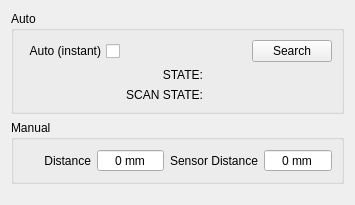
<?xml version="1.0" encoding="UTF-8"?>
<ui version="4.0">
 <class>Focus</class>
 <widget class="QWidget" name="Focus">
  <property name="geometry">
   <rect>
    <x>0</x>
    <y>0</y>
    <width>355</width>
    <height>205</height>
   </rect>
  </property>
  <property name="windowTitle">
   <string>Focus</string>
  </property>
  <layout class="QGridLayout" name="gridLayout">
   <item row="0" column="0" colspan="2">
    <widget class="QGroupBox" name="auto_gb">
     <property name="title">
      <string>Auto</string>
     </property>
     <layout class="QGridLayout" name="gridLayout_2">
      <item row="0" column="3">
       <widget class="QPushButton" name="AF_search_btn">
        <property name="text">
         <string>Search</string>
        </property>
       </widget>
      </item>
      <item row="0" column="0">
       <widget class="QCheckBox" name="AF_enable_cb">
        <property name="layoutDirection">
         <enum>Qt::RightToLeft</enum>
        </property>
        <property name="text">
         <string>Auto (instant)</string>
        </property>
       </widget>
      </item>
      <item row="0" column="1">
       <spacer name="horizontalSpacer">
        <property name="orientation">
         <enum>Qt::Horizontal</enum>
        </property>
        <property name="sizeHint" stdset="0">
         <size>
          <width>40</width>
          <height>20</height>
         </size>
        </property>
       </spacer>
      </item>
      <item row="1" column="1">
       <widget class="QLabel" name="label_3">
        <property name="text">
         <string>STATE:</string>
        </property>
        <property name="alignment">
         <set>Qt::AlignRight|Qt::AlignTrailing|Qt::AlignVCenter</set>
        </property>
       </widget>
      </item>
      <item row="1" column="2">
       <widget class="QLabel" name="AF_state_lbl">
        <property name="text">
         <string/>
        </property>
       </widget>
      </item>
      <item row="0" column="2">
       <spacer name="horizontalSpacer_2">
        <property name="orientation">
         <enum>Qt::Horizontal</enum>
        </property>
        <property name="sizeHint" stdset="0">
         <size>
          <width>40</width>
          <height>20</height>
         </size>
        </property>
       </spacer>
      </item>
      <item row="2" column="2">
       <widget class="QLabel" name="AF_scanState_lbl">
        <property name="text">
         <string/>
        </property>
       </widget>
      </item>
      <item row="2" column="1">
       <widget class="QLabel" name="label_4">
        <property name="text">
         <string>SCAN STATE:</string>
        </property>
        <property name="alignment">
         <set>Qt::AlignRight|Qt::AlignTrailing|Qt::AlignVCenter</set>
        </property>
       </widget>
      </item>
     </layout>
    </widget>
   </item>
   <item row="1" column="0" colspan="2">
    <widget class="QGroupBox" name="manual_gb">
     <property name="title">
      <string>Manual</string>
     </property>
     <layout class="QGridLayout" name="gridLayout_3">
      <item row="0" column="0">
       <widget class="QLabel" name="label">
        <property name="text">
         <string>Distance</string>
        </property>
        <property name="alignment">
         <set>Qt::AlignRight|Qt::AlignTrailing|Qt::AlignVCenter</set>
        </property>
       </widget>
      </item>
      <item row="0" column="1">
       <widget class="QSpinBox" name="setFocus_sb">
        <property name="alignment">
         <set>Qt::AlignCenter</set>
        </property>
        <property name="buttonSymbols">
         <enum>QAbstractSpinBox::NoButtons</enum>
        </property>
        <property name="suffix">
         <string> mm</string>
        </property>
        <property name="prefix">
         <string/>
        </property>
       </widget>
      </item>
      <item row="0" column="2">
       <widget class="QLabel" name="label_2">
        <property name="text">
         <string>Sensor Distance</string>
        </property>
        <property name="alignment">
         <set>Qt::AlignRight|Qt::AlignTrailing|Qt::AlignVCenter</set>
        </property>
       </widget>
      </item>
      <item row="0" column="3">
       <widget class="QSpinBox" name="sensorFocus_sb">
        <property name="alignment">
         <set>Qt::AlignCenter</set>
        </property>
        <property name="readOnly">
         <bool>true</bool>
        </property>
        <property name="buttonSymbols">
         <enum>QAbstractSpinBox::NoButtons</enum>
        </property>
        <property name="suffix">
         <string> mm</string>
        </property>
        <property name="prefix">
         <string/>
        </property>
       </widget>
      </item>
     </layout>
    </widget>
   </item>
   <item row="2" column="0" colspan="2">
    <spacer name="verticalSpacer">
     <property name="orientation">
      <enum>Qt::Vertical</enum>
     </property>
     <property name="sizeHint" stdset="0">
      <size>
       <width>20</width>
       <height>40</height>
      </size>
     </property>
    </spacer>
   </item>
  </layout>
 </widget>
 <tabstops>
  <tabstop>AF_enable_cb</tabstop>
  <tabstop>AF_search_btn</tabstop>
  <tabstop>setFocus_sb</tabstop>
  <tabstop>sensorFocus_sb</tabstop>
 </tabstops>
 <resources/>
 <connections/>
</ui>
